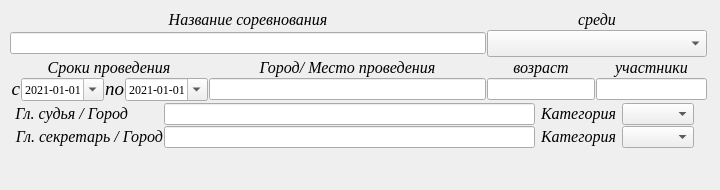
    <widget class="QWidget" name="tab">
     <attribute name="title">
      <string>Титул</string>
     </attribute>
     <widget class="QWidget" name="layoutWidget">
      <property name="geometry">
       <rect>
        <x>10</x>
        <y>10</y>
        <width>701</width>
        <height>171</height>
       </rect>
      </property>
      <layout class="QVBoxLayout" name="verticalLayout_11">
       <property name="spacing">
        <number>1</number>
       </property>
       <property name="rightMargin">
        <number>4</number>
       </property>
       <item>
        <layout class="QGridLayout" name="gridLayout_2">
         <item row="2" column="10" colspan="2">
          <widget class="QLabel" name="label_sredi_3">
           <property name="font">
            <font>
             <family>Times New Roman</family>
             <pointsize>12</pointsize>
             <italic>true</italic>
            </font>
           </property>
           <property name="text">
            <string>&lt;html&gt;&lt;head/&gt;&lt;body&gt;&lt;p&gt;участники&lt;/p&gt;&lt;/body&gt;&lt;/html&gt;</string>
           </property>
           <property name="alignment">
            <set>Qt::AlignCenter</set>
           </property>
          </widget>
         </item>
         <item row="0" column="0" colspan="9">
          <widget class="QLabel" name="label_nazvanie">
           <property name="sizePolicy">
            <sizepolicy hsizetype="Minimum" vsizetype="Fixed">
             <horstretch>0</horstretch>
             <verstretch>0</verstretch>
            </sizepolicy>
           </property>
           <property name="font">
            <font>
             <family>Times New Roman</family>
             <pointsize>12</pointsize>
             <italic>true</italic>
            </font>
           </property>
           <property name="text">
            <string>&lt;html&gt;&lt;head/&gt;&lt;body&gt;&lt;p&gt;Название соревнования&lt;/p&gt;&lt;/body&gt;&lt;/html&gt;</string>
           </property>
           <property name="alignment">
            <set>Qt::AlignCenter</set>
           </property>
          </widget>
         </item>
         <item row="1" column="0" colspan="9">
          <widget class="QLineEdit" name="lineEdit_title_nazvanie">
           <property name="layoutDirection">
            <enum>Qt::LeftToRight</enum>
           </property>
          </widget>
         </item>
         <item row="3" column="1">
          <widget class="QDateEdit" name="dateEdit_start">
           <property name="sizePolicy">
            <sizepolicy hsizetype="Minimum" vsizetype="Fixed">
             <horstretch>0</horstretch>
             <verstretch>0</verstretch>
            </sizepolicy>
           </property>
           <property name="font">
            <font>
             <family>Times New Roman</family>
            </font>
           </property>
           <property name="dateTime">
            <datetime>
             <hour>0</hour>
             <minute>0</minute>
             <second>0</second>
             <year>2021</year>
             <month>1</month>
             <day>1</day>
            </datetime>
           </property>
           <property name="displayFormat">
            <string>yyyy-MM-dd</string>
           </property>
           <property name="calendarPopup">
            <bool>true</bool>
           </property>
           <property name="date">
            <date>
             <year>2021</year>
             <month>1</month>
             <day>1</day>
            </date>
           </property>
          </widget>
         </item>
         <item row="0" column="9" colspan="3">
          <widget class="QLabel" name="label_sredi">
           <property name="font">
            <font>
             <family>Times New Roman</family>
             <pointsize>12</pointsize>
             <italic>true</italic>
            </font>
           </property>
           <property name="text">
            <string>&lt;html&gt;&lt;head/&gt;&lt;body&gt;&lt;p&gt;&lt;span style=&quot; font-style:italic;&quot;&gt;среди&lt;/span&gt;&lt;/p&gt;&lt;/body&gt;&lt;/html&gt;</string>
           </property>
           <property name="alignment">
            <set>Qt::AlignCenter</set>
           </property>
          </widget>
         </item>
         <item row="1" column="9" colspan="3">
          <widget class="QComboBox" name="comboBox_sredi">
           <property name="sizePolicy">
            <sizepolicy hsizetype="Minimum" vsizetype="Fixed">
             <horstretch>0</horstretch>
             <verstretch>0</verstretch>
            </sizepolicy>
           </property>
           <property name="font">
            <font>
             <family>Times New Roman</family>
             <pointsize>12</pointsize>
             <italic>true</italic>
            </font>
           </property>
          </widget>
         </item>
         <item row="3" column="2">
          <widget class="QLabel" name="label_po">
           <property name="sizePolicy">
            <sizepolicy hsizetype="Fixed" vsizetype="Preferred">
             <horstretch>0</horstretch>
             <verstretch>0</verstretch>
            </sizepolicy>
           </property>
           <property name="font">
            <font>
             <family>Times New Roman</family>
             <pointsize>14</pointsize>
             <italic>true</italic>
            </font>
           </property>
           <property name="text">
            <string>&lt;html&gt;&lt;head/&gt;&lt;body&gt;&lt;p&gt;по&lt;/p&gt;&lt;/body&gt;&lt;/html&gt;</string>
           </property>
           <property name="alignment">
            <set>Qt::AlignRight|Qt::AlignTop|Qt::AlignTrailing</set>
           </property>
          </widget>
         </item>
         <item row="2" column="9">
          <widget class="QLabel" name="label_sredi_2">
           <property name="font">
            <font>
             <family>Times New Roman</family>
             <pointsize>12</pointsize>
             <italic>true</italic>
            </font>
           </property>
           <property name="text">
            <string>&lt;html&gt;&lt;head/&gt;&lt;body&gt;&lt;p&gt;возраст&lt;/p&gt;&lt;/body&gt;&lt;/html&gt;</string>
           </property>
           <property name="alignment">
            <set>Qt::AlignCenter</set>
           </property>
          </widget>
         </item>
         <item row="3" column="0">
          <widget class="QLabel" name="label_s">
           <property name="sizePolicy">
            <sizepolicy hsizetype="Fixed" vsizetype="Preferred">
             <horstretch>0</horstretch>
             <verstretch>0</verstretch>
            </sizepolicy>
           </property>
           <property name="font">
            <font>
             <family>Times New Roman</family>
             <pointsize>14</pointsize>
             <italic>true</italic>
            </font>
           </property>
           <property name="text">
            <string>&lt;html&gt;&lt;head/&gt;&lt;body&gt;&lt;p&gt;с&lt;/p&gt;&lt;/body&gt;&lt;/html&gt;</string>
           </property>
           <property name="alignment">
            <set>Qt::AlignRight|Qt::AlignTrailing|Qt::AlignVCenter</set>
           </property>
          </widget>
         </item>
         <item row="3" column="3">
          <widget class="QDateEdit" name="dateEdit_end">
           <property name="sizePolicy">
            <sizepolicy hsizetype="Minimum" vsizetype="Fixed">
             <horstretch>0</horstretch>
             <verstretch>0</verstretch>
            </sizepolicy>
           </property>
           <property name="font">
            <font>
             <family>Times New Roman</family>
            </font>
           </property>
           <property name="dateTime">
            <datetime>
             <hour>0</hour>
             <minute>0</minute>
             <second>0</second>
             <year>2021</year>
             <month>1</month>
             <day>1</day>
            </datetime>
           </property>
           <property name="currentSection">
            <enum>QDateTimeEdit::YearSection</enum>
           </property>
           <property name="displayFormat">
            <string>yyyy-MM-dd</string>
           </property>
           <property name="calendarPopup">
            <bool>true</bool>
           </property>
           <property name="currentSectionIndex">
            <number>0</number>
           </property>
           <property name="date">
            <date>
             <year>2021</year>
             <month>1</month>
             <day>1</day>
            </date>
           </property>
          </widget>
         </item>
         <item row="3" column="10" colspan="2">
          <widget class="QLineEdit" name="lineEdit_title_gamer">
           <property name="sizePolicy">
            <sizepolicy hsizetype="Minimum" vsizetype="Fixed">
             <horstretch>0</horstretch>
             <verstretch>0</verstretch>
            </sizepolicy>
           </property>
          </widget>
         </item>
         <item row="3" column="9">
          <widget class="QLineEdit" name="lineEdit_title_vozrast">
           <property name="sizePolicy">
            <sizepolicy hsizetype="Fixed" vsizetype="Fixed">
             <horstretch>0</horstretch>
             <verstretch>0</verstretch>
            </sizepolicy>
           </property>
          </widget>
         </item>
         <item row="2" column="4" colspan="5">
          <widget class="QLabel" name="label_2str_4">
           <property name="sizePolicy">
            <sizepolicy hsizetype="Preferred" vsizetype="Fixed">
             <horstretch>0</horstretch>
             <verstretch>0</verstretch>
            </sizepolicy>
           </property>
           <property name="font">
            <font>
             <family>Times New Roman</family>
             <pointsize>12</pointsize>
             <italic>true</italic>
            </font>
           </property>
           <property name="text">
            <string>&lt;html&gt;&lt;head/&gt;&lt;body&gt;&lt;p&gt;Город/ Место проведения&lt;/p&gt;&lt;/body&gt;&lt;/html&gt;</string>
           </property>
           <property name="alignment">
            <set>Qt::AlignCenter</set>
           </property>
          </widget>
         </item>
         <item row="3" column="4" colspan="5">
          <widget class="QLineEdit" name="lineEdit_city_title">
           <property name="sizePolicy">
            <sizepolicy hsizetype="Expanding" vsizetype="Fixed">
             <horstretch>0</horstretch>
             <verstretch>0</verstretch>
            </sizepolicy>
           </property>
          </widget>
         </item>
         <item row="2" column="0" colspan="4">
          <widget class="QLabel" name="label_data_provedenia">
           <property name="sizePolicy">
            <sizepolicy hsizetype="Minimum" vsizetype="Preferred">
             <horstretch>0</horstretch>
             <verstretch>0</verstretch>
            </sizepolicy>
           </property>
           <property name="font">
            <font>
             <family>Times New Roman</family>
             <pointsize>12</pointsize>
             <italic>true</italic>
            </font>
           </property>
           <property name="text">
            <string>&lt;html&gt;&lt;head/&gt;&lt;body&gt;&lt;p&gt;Сроки проведения&lt;/p&gt;&lt;/body&gt;&lt;/html&gt;</string>
           </property>
           <property name="alignment">
            <set>Qt::AlignCenter</set>
           </property>
          </widget>
         </item>
        </layout>
       </item>
       <item>
        <layout class="QHBoxLayout" name="horizontalLayout_3">
         <property name="leftMargin">
          <number>5</number>
         </property>
         <property name="topMargin">
          <number>1</number>
         </property>
         <property name="rightMargin">
          <number>5</number>
         </property>
         <item>
          <layout class="QFormLayout" name="formLayout_3">
           <property name="fieldGrowthPolicy">
            <enum>QFormLayout::ExpandingFieldsGrow</enum>
           </property>
           <property name="horizontalSpacing">
            <number>1</number>
           </property>
           <property name="verticalSpacing">
            <number>1</number>
           </property>
           <property name="rightMargin">
            <number>5</number>
           </property>
           <item row="0" column="0">
            <widget class="QLabel" name="label_main_refery">
             <property name="sizePolicy">
              <sizepolicy hsizetype="Minimum" vsizetype="Preferred">
               <horstretch>0</horstretch>
               <verstretch>0</verstretch>
              </sizepolicy>
             </property>
             <property name="font">
              <font>
               <family>Times New Roman</family>
               <pointsize>12</pointsize>
               <italic>true</italic>
              </font>
             </property>
             <property name="text">
              <string>&lt;html&gt;&lt;head/&gt;&lt;body&gt;&lt;p&gt;Гл. судья / Город&lt;/p&gt;&lt;/body&gt;&lt;/html&gt;</string>
             </property>
             <property name="alignment">
              <set>Qt::AlignRight|Qt::AlignTrailing|Qt::AlignVCenter</set>
             </property>
            </widget>
           </item>
           <item row="0" column="1">
            <widget class="QLineEdit" name="lineEdit_refery">
             <property name="sizePolicy">
              <sizepolicy hsizetype="Expanding" vsizetype="Fixed">
               <horstretch>0</horstretch>
               <verstretch>0</verstretch>
              </sizepolicy>
             </property>
            </widget>
           </item>
           <item row="1" column="0">
            <widget class="QLabel" name="label_main_sekretar">
             <property name="sizePolicy">
              <sizepolicy hsizetype="Minimum" vsizetype="Preferred">
               <horstretch>0</horstretch>
               <verstretch>0</verstretch>
              </sizepolicy>
             </property>
             <property name="font">
              <font>
               <family>Times New Roman</family>
               <pointsize>12</pointsize>
               <italic>true</italic>
              </font>
             </property>
             <property name="text">
              <string>&lt;html&gt;&lt;head/&gt;&lt;body&gt;&lt;p&gt;Гл. секретарь / Город&lt;/p&gt;&lt;/body&gt;&lt;/html&gt;</string>
             </property>
             <property name="alignment">
              <set>Qt::AlignRight|Qt::AlignTrailing|Qt::AlignVCenter</set>
             </property>
            </widget>
           </item>
           <item row="1" column="1">
            <widget class="QLineEdit" name="lineEdit_sekretar">
             <property name="sizePolicy">
              <sizepolicy hsizetype="Expanding" vsizetype="Fixed">
               <horstretch>0</horstretch>
               <verstretch>0</verstretch>
              </sizepolicy>
             </property>
             <property name="minimumSize">
              <size>
               <width>0</width>
               <height>0</height>
              </size>
             </property>
            </widget>
           </item>
          </layout>
         </item>
         <item>
          <layout class="QFormLayout" name="formLayout_2">
           <property name="rowWrapPolicy">
            <enum>QFormLayout::WrapLongRows</enum>
           </property>
           <property name="horizontalSpacing">
            <number>6</number>
           </property>
           <property name="verticalSpacing">
            <number>1</number>
           </property>
           <property name="rightMargin">
            <number>8</number>
           </property>
           <item row="0" column="0">
            <widget class="QLabel" name="label_kat_ref">
             <property name="sizePolicy">
              <sizepolicy hsizetype="Minimum" vsizetype="Preferred">
               <horstretch>0</horstretch>
               <verstretch>0</verstretch>
              </sizepolicy>
             </property>
             <property name="font">
              <font>
               <family>Times New Roman</family>
               <pointsize>12</pointsize>
               <italic>true</italic>
              </font>
             </property>
             <property name="text">
              <string>&lt;html&gt;&lt;head/&gt;&lt;body&gt;&lt;p&gt;Категория&lt;/p&gt;&lt;/body&gt;&lt;/html&gt;</string>
             </property>
             <property name="alignment">
              <set>Qt::AlignCenter</set>
             </property>
            </widget>
           </item>
           <item row="0" column="1">
            <widget class="QComboBox" name="comboBox_kategor_ref">
             <property name="sizePolicy">
              <sizepolicy hsizetype="Minimum" vsizetype="Fixed">
               <horstretch>0</horstretch>
               <verstretch>0</verstretch>
              </sizepolicy>
             </property>
            </widget>
           </item>
           <item row="1" column="0">
            <widget class="QLabel" name="label_kat_sek">
             <property name="sizePolicy">
              <sizepolicy hsizetype="Minimum" vsizetype="Preferred">
               <horstretch>0</horstretch>
               <verstretch>0</verstretch>
              </sizepolicy>
             </property>
             <property name="font">
              <font>
               <family>Times New Roman</family>
               <pointsize>12</pointsize>
               <italic>true</italic>
              </font>
             </property>
             <property name="text">
              <string>&lt;html&gt;&lt;head/&gt;&lt;body&gt;&lt;p&gt;Категория&lt;/p&gt;&lt;/body&gt;&lt;/html&gt;</string>
             </property>
             <property name="alignment">
              <set>Qt::AlignCenter</set>
             </property>
            </widget>
           </item>
           <item row="1" column="1">
            <widget class="QComboBox" name="comboBox_kategor_sek">
             <property name="sizePolicy">
              <sizepolicy hsizetype="Minimum" vsizetype="Fixed">
               <horstretch>0</horstretch>
               <verstretch>0</verstretch>
              </sizepolicy>
             </property>
            </widget>
           </item>
          </layout>
         </item>
        </layout>
       </item>
      </layout>
     </widget>
    </widget>
